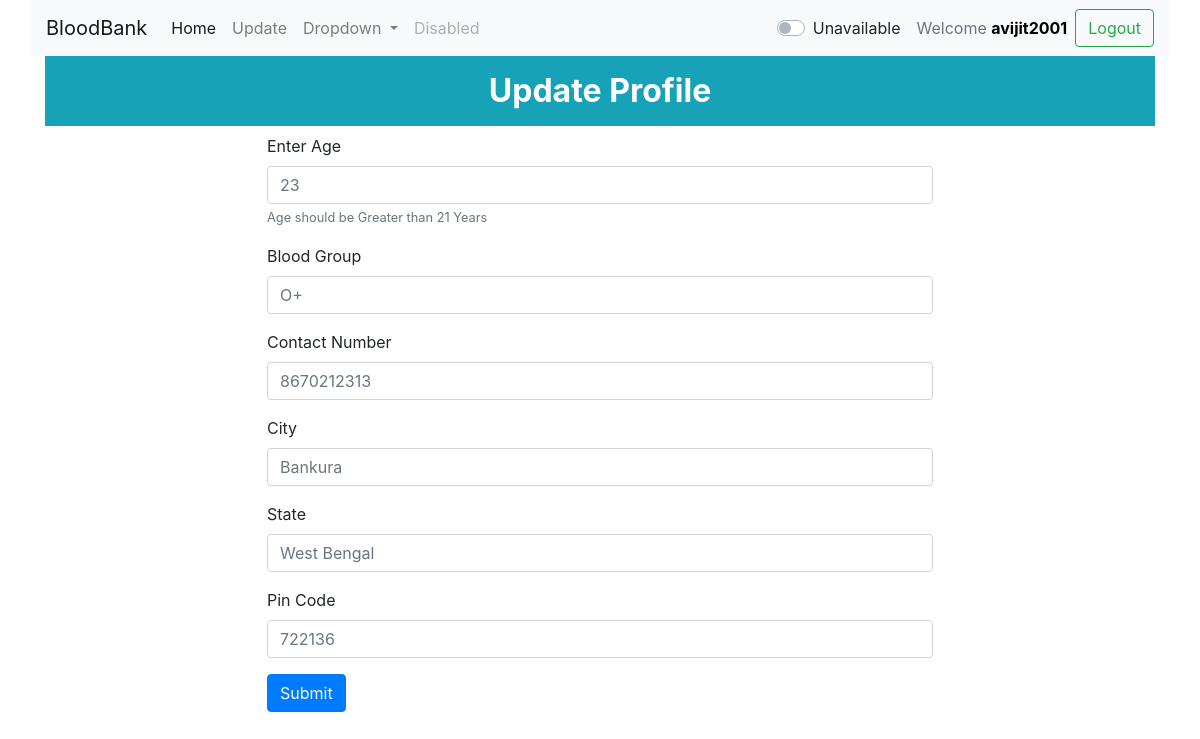
Page /update/profile/ (signed in) on the committed database.
### users/models.py (models this page shows, shortened)
class CustomUser(AbstractUser):
    is_donor = models.BooleanField(default=False)
    is_hospital = models.BooleanField(default=False)

class Donor(models.Model):
    user = models.OneToOneField(CustomUser, on_delete=models.CASCADE)
    contact = models.IntegerField(default=0000000000)
    age = models.IntegerField(default=0)
    blood_group = models.CharField(max_length=4)
    city = models.CharField(max_length=20)
    state = models.CharField(max_length=22)
    pin_code = models.IntegerField(default=000000)
    available = models.BooleanField(default=True)

### users/views.py (the view)
# urls.py: path('update/profile/', views.update, name='update'),
def update(request):
    if not request.user.is_authenticated:
        return redirect('users:home')
    if request.method == "POST":
        try:
            if request.user.is_donor:
                donor = request.user.donor
                donor.contact = int(request.POST["contact"])
                donor.blood_group = request.POST["blood_group"]
                donor.age = int(request.POST["age"])
                donor.city = request.POST["city"]
                donor.state = request.POST["state"]
                donor.pin_code = int(request.POST["pin_code"])
                donor.save()
                return redirect('users:home')
            else:
                hospital = request.user.hospital
                hospital.contact = request.POST["contact"]
                hospital.registration_id = request.POST["registration_id"]
                hospital.city = request.POST["city"]
                hospital.state = request.POST["state"]
                hospital.pin_code = request.POST["pin_code"]
                hospital.save()
                return redirect('users:home')
        except:
            return redirect('users:home')
    else:
        return render(request, 'users/update.html', {'title': "VowForRed -Update Profile"})

### users/templates/users/update.html (shortened to what this page needs)
{% extends 'users/base.html' %}
{% block content %}
    <div class="" style="width: 100% ; text-align: center">
        <h2><div class="p-3 mb-2 bg-info text-white"><strong>Update Profile</strong></div></h2>
    </div>
    <div  style="width: 60% ; margin-left: 20%; margin-right: 20%;">
        <form method="POST" action="{% url 'users:update' %}">
            {% if user.is_donor %}
                <div class="form-group">
                    <label >Enter Age</label>
                    <input type="number" class="form-control"  placeholder="{{ user.donor.age }}" name="age" required>
                    <small  class="form-text text-muted">Age should be Greater than 21 Years</small>
                </div>
                <div class="form-group">
                    <label >Blood Group</label>
                    <input type="text" class="form-control"  placeholder="{{ user.donor.blood_group }}" name="blood_group" pattern="(A|B|AB|O)[-+]" required>
                </div>
                <div class="form-group">
                    <label >Contact Number</label>
                    <input type="text" class="form-control"  name="contact" placeholder="{{ user.donor.contact }}" required>
                </div>
                <div class="form-group">
                    <label >City</label>
                    <input type="text" class="form-control"  placeholder="{{ user.donor.city }}" name="city" required>
                </div>
                <div class="form-group">
                    <label >State</label>
                    <input type="text" class="form-control"  placeholder="{{ user.donor.state }}" name="state" required>
                </div>
                <div class="form-group">
                    <label >Pin Code</label>
                    <input type="text" class="form-control"  placeholder="{{ user.donor.pin_code }}" name="pin_code" required>
                </div>
            {% endif %}
            <input type="submit" class="btn btn-primary" value = "Submit">
        </form>
    </div>
{% endblock %}

### users/templates/users/base.html (shortened to what this page needs)
<!doctype html>
<html lang="en">
<head>
    <link rel="stylesheet" href="https://stackpath.bootstrapcdn.com/bootstrap/4.4.1/css/bootstrap.min.css">
</head>
<body style="background:white;">
<nav class="navbar navbar-expand-lg navbar-light bg-light container">
    <a class="navbar-brand" href="#">BloodBank</a>
    <div class="collapse navbar-collapse" id="navbarSupportedContent">
        <ul class="navbar-nav mr-auto">
            <li class="nav-item active">
                <a class="nav-link" href="{% url 'users:home' %}">Home <span class="sr-only">(current)</span></a>
            </li>
            {% if user.is_authenticated %}
                <li class="nav-item">
                    <a class="nav-link" href="{% url 'users:update' %}">Update</a>
                </li>
                <li class="nav-item dropdown">
                    <a class="nav-link dropdown-toggle" href="#" id="navbarDropdown" role="button" data-toggle="dropdown" aria-haspopup="true" aria-expanded="false">
                        Dropdown
                    </a>
                </li>
                <li class="nav-item">
                    <a class="nav-link disabled" href="#" tabindex="-1" aria-disabled="true">Disabled</a>
                </li>
            {% endif %}
        </ul>
        <div class="form-inline my-2 my-lg-0">
            {% if not user.is_authenticated %}
            <a href="{% url 'users:login_user' %}">
                <button class="btn btn-outline-success my-2 my-sm-0" type="">Log In</button>
            </a>
            <a href="#">
                <button class="btn btn-outline-success my-2 my-sm-0 ml-2" type="button" data-toggle="modal" data-target="#exampleModal">
                    Sign Up
                </button>
            </a>
            {% else %}
            {% if user.is_donor %}
                    <form action="{% url 'users:tongle' %}" method="POST" id="av">
                        <div class="custom-control custom-switch">
                            {% if user.donor.available %}
                            <input type="checkbox" class="custom-control-input" id="available" name="available" checked>
                                <label class="custom-control-label mr-3 " for="available">Available</label>
                                {% else %}
                                <label class="custom-control-label mr-3" for="available">Unavailable</label>
                                {% endif %}
                        </div>
                    </form>
                {% endif %}
                <span class="mr-2"><span class="text-muted">Welcome </span><strong style="color:black">{{ user.username }}</strong></span>
                <a href="{% url 'users:logout_user' %}">
                    <button class="btn btn-outline-success my-2 my-sm-0" type="">Logout</button>
                </a>
            {% endif %}
        </div>
    </div>
</nav>
<div class="container">
    {% block content %}
    {% endblock %}
</div>
</body>
</html>

### rows in the picture
CustomUser: username "avijit2001", age "23", blood_group "O+", contact "8670212313", city "Bankura", state "West Bengal", pin_code "722136"
